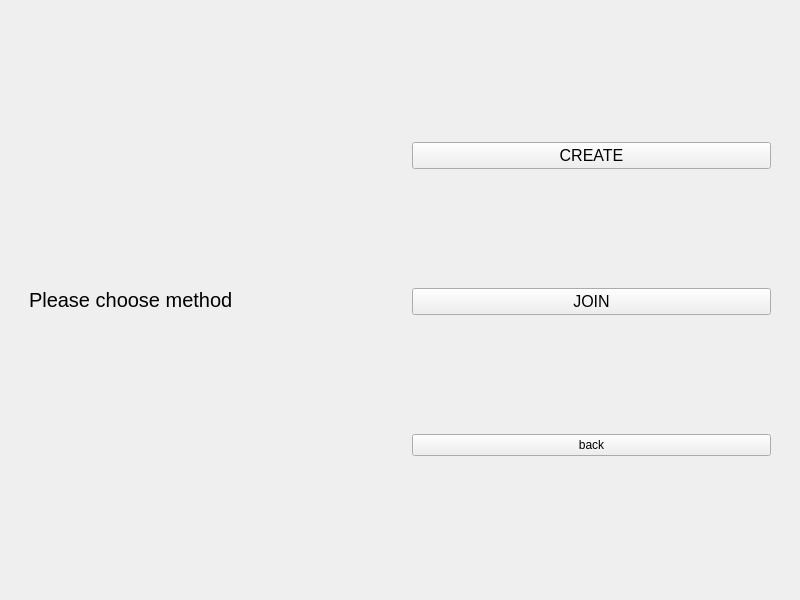
<?xml version="1.0" encoding="UTF-8"?>
<ui version="4.0">
 <class>MainWidget</class>
 <widget class="QWidget" name="MainWidget">
  <property name="geometry">
   <rect>
    <x>0</x>
    <y>0</y>
    <width>800</width>
    <height>600</height>
   </rect>
  </property>
  <property name="windowTitle">
   <string>MainWidget</string>
  </property>
  <layout class="QHBoxLayout" name="horizontalLayout_2">
   <item>
    <widget class="QWidget" name="widget" native="true">
     <layout class="QHBoxLayout" name="horizontalLayout">
      <item>
       <widget class="QWidget" name="widget_3" native="true">
        <layout class="QHBoxLayout" name="horizontalLayout_3">
         <item>
          <widget class="QLabel" name="workModeLabel">
           <property name="font">
            <font>
             <pointsize>15</pointsize>
            </font>
           </property>
           <property name="text">
            <string>Please choose method</string>
           </property>
          </widget>
         </item>
        </layout>
       </widget>
      </item>
      <item>
       <widget class="QWidget" name="widget_2" native="true">
        <layout class="QVBoxLayout" name="verticalLayout">
         <item>
          <widget class="QPushButton" name="createButton">
           <property name="font">
            <font>
             <pointsize>12</pointsize>
            </font>
           </property>
           <property name="text">
            <string>CREATE</string>
           </property>
          </widget>
         </item>
         <item>
          <widget class="QPushButton" name="joinButton">
           <property name="font">
            <font>
             <pointsize>12</pointsize>
            </font>
           </property>
           <property name="text">
            <string>JOIN</string>
           </property>
          </widget>
         </item>
         <item>
          <widget class="QPushButton" name="backButton">
           <property name="text">
            <string>back</string>
           </property>
          </widget>
         </item>
        </layout>
       </widget>
      </item>
     </layout>
    </widget>
   </item>
  </layout>
 </widget>
 <resources/>
 <connections/>
</ui>
